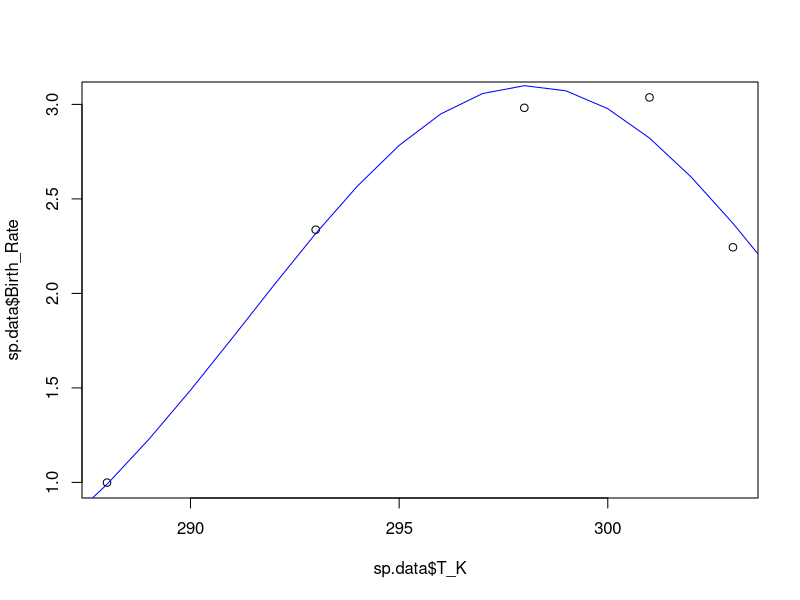
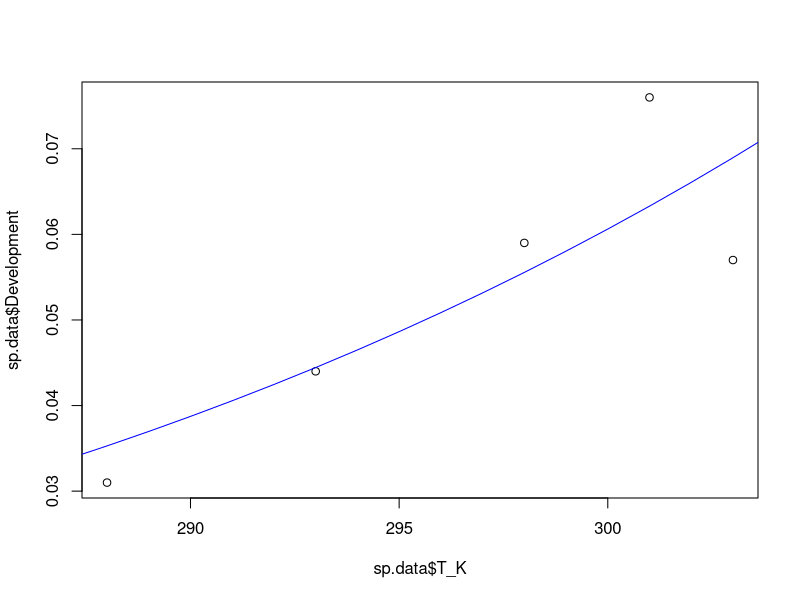

R code for these plots, in order: (Note: this script raises an error after producing the figures.)
###################################################################
#### This R script fits functions to temperature response data ####
###################################################################


# Load packages and set working directory
library(tidyr)
library(ggplot2)
library(dplyr)
library(tidyverse)
setwd(dirname(rstudioapi::getActiveDocumentContext()$path))

# Read data
data <- as.data.frame(read_csv("Temperature response data.csv"))

# Select an insect by removing # in front of name and placing # in front of other species
#sp.data <- subset(data, Species == "Clavigralla shadabi")
#sp.data <- subset(data, Species == "Clavigralla tomentosicollis Benin")
#sp.data <- subset(data, Species == "Clavigralla tomentosicollis Nigeria")
#sp.data <- subset(data, Species == "Clavigralla tomentosicollis Burkina Faso")
#sp.data <- subset(data, Species == "Apolygus lucorum")
#sp.data <- subset(data, Species == "Adelphocoris suturalis")
#sp.data <- subset(data, Species == "Macrosiphum euphorbiae Brazil")
#sp.data <- subset(data, Species == "Aulacorthum solani Brazil")
#sp.data <- subset(data, Species == "Uroleucon ambrosiae")
#sp.data <- subset(data, Species == "Lygus lineolaris")
#sp.data <- subset(data, Species == "Pilophorus typicus")
#sp.data <- subset(data, Species == "Macrolophus pygmaeus on Myzus persicae")
sp.data <- subset(data, Species == "Macrolophus pygmaeus on Trialeurodes vaporariorum")

# Remove columns that do not contain temperature data
sp.data <- sp.data[-c(1:8,12,14,16,18,20,22,24,26,27,29,31,32,34,35,37,39,40,42,44,46,48,49)]


# Set some option for nls and plots
Tmin <- 285 #288
Tmax <- 308 #318
TR <- 293 #298



################################ FECUNDITY #####################################
# NLS
fec <- nls(Birth_Rate ~ bTopt*exp(-((T_K-Toptb)^2)/(2*sb^2)), data=sp.data,
           start=list(bTopt=5, Toptb=TR+2, sb=3))
summary(fec)
# Plot model fits
plot(sp.data$T_K, sp.data$Birth_Rate)
points(seq(Tmin,Tmax,1),coef(fec)[1]*exp(-((seq(Tmin,Tmax,1)-coef(fec)[2])^2)/(2*coef(fec)[3]^2)), type="l", col="blue")



############################### DEVELOPMENT ####################################
# NLS (monotonic response)
dev.mon <- nls(Development ~ xTR*T_K/TR*exp(A*(1/TR-1/T_K)), data=sp.data,
               start=list(xTR=0.01, A=5000))
summary(dev.mon)
# Plot model fits
plot(sp.data$T_K, sp.data$Development)
points(seq(Tmin,Tmax,1), coef(dev.mon)[1]*(seq(Tmin,Tmax,1)/TR)*exp(coef(dev.mon)[2]*(1/TR-1/seq(Tmin,Tmax,1))), type="l", col="blue")


# NLS for development (Sharpe-Schoolfield response)
# estimate all parameters
dev <- nls(Development ~ xTR*(T_K/TR)*exp(A*(1/TR-1/T_K))/(1+exp(AL*(1/TL-1/T_K))+exp(AH*(1/TH-1/T_K))),
              data=sp.data, start=list(xTR=0.01, A=5000, AL=-150000, AH=200000, TL=290, TH=310))
summary(dev)
# Plot model fits
plot(sp.data$T_K, sp.data$Development)
points(seq(Tmin,Tmax,1), coef(dev)[1]*(seq(Tmin,Tmax,1)/TR)*exp(coef(dev)[2]*(1/TR-1/seq(Tmin,Tmax,1)))/
         (1+(exp(coef(dev)[3]*(1/coef(dev)[5]-1/seq(Tmin,Tmax,1)))+exp(coef(dev)[4]*(1/coef(dev)[6]-1/seq(Tmin,Tmax,1))))), type="l", col="blue")

# estimate xTR and A
# NOTE: removed data beyond max development
dev.mon <- nls(Development ~ xTR*T_K/TR*exp(A*(1/TR-1/T_K)), data=sp.data[-c((nrow(sp.data)-1):nrow(sp.data)),],
               start=list(xTR=0.1, A=1000))
summary(dev.mon)
# Plot model fits
plot(sp.data$T_K, sp.data$Development)
points(seq(Tmin,Tmax,1), coef(dev.mon)[1]*(seq(Tmin,Tmax,1)/TR)*exp(coef(dev.mon)[2]*(1/TR-1/seq(Tmin,Tmax,1))), type="l", col="blue")

# estimate AL, AH, TL, and TH
# NOTE: if needed, set AH based on NLS below and run code iteratively until AL and AH do not appreciably change)
dev.SS <- nls(Development ~ coef(dev.mon)[1]*(T_K/TR)*exp(coef(dev.mon)[2]*(1/TR-1/T_K))/(1+exp(AL*(1/TL-1/T_K))+exp(AH*(1/TH-1/T_K))),
              data=sp.data, start=list(AL=-62000, AH=30000, TL=285.2, TH=308.1))
summary(dev.SS)
# Plot model fits
plot(sp.data$T_K, sp.data$Development)
points(seq(Tmin,Tmax,1), coef(dev.mon)[1]*(seq(Tmin,Tmax,1)/TR)*exp(coef(dev.mon)[2]*(1/TR-1/seq(Tmin,Tmax,1)))/
         (1+(exp(coef(dev.SS)[1]*(1/coef(dev.SS)[3]-1/seq(Tmin,Tmax,1)))+exp(coef(dev.SS)[2]*(1/coef(dev.SS)[4]-1/seq(Tmin,Tmax,1))))), type="l", col="blue")

# estimate AL and AH separately from TL and TH if needed
kTL <- 285 #290
kTH <- 305 #310
dev.A <- nls(Development ~ coef(dev.mon)[1]*(T_K/TR)*exp(coef(dev.mon)[2]*(1/TR-1/T_K))/(1+exp(AL*(1/kTL-1/T_K))+exp(AH*(1/kTH-1/T_K))),
              data=sp.data, start=list(AL=-50000, AH=50000))
summary(dev.A)
dev.T <- nls(Development ~ coef(dev.mon)[1]*(T_K/TR)*exp(coef(dev.mon)[2]*(1/TR-1/T_K))/(1+exp(coef(dev.A)[1]*(1/TL-1/T_K))+exp(coef(dev.A)[2]*(1/TH-1/T_K))),
             data=sp.data, start=list(TL=kTL, TH=kTH))
summary(dev.T)
# Plot model fits
plot(sp.data$T_K, sp.data$Development)#, ylim=c(0,0.07))
points(seq(Tmin,Tmax,1), coef(dev.mon)[1]*(seq(Tmin,Tmax,1)/TR)*exp(coef(dev.mon)[2]*(1/TR-1/seq(Tmin,Tmax,1)))/
         (1+(exp(coef(dev.A)[1]*(1/coef(dev.T)[1]-1/seq(Tmin,Tmax,1)))+exp(coef(dev.A)[2]*(1/coef(dev.T)[2]-1/seq(Tmin,Tmax,1))))), type="l", col="blue")

# estimate TH and AH separately from TL and AL if needed
kAL <- -100000
dev.H <- nls(Development ~ coef(dev.mon)[1]*(T_K/TR)*exp(coef(dev.mon)[2]*(1/TR-1/T_K))/(1+exp(kAL*(1/kTL-1/T_K))+exp(AH*(1/TH-1/T_K))),
             data=sp.data, start=list(TH=kTH, AH=50000))
summary(dev.H)
dev.AL <- nls(Development ~ coef(dev.mon)[1]*(T_K/TR)*exp(coef(dev.mon)[2]*(1/TR-1/T_K))/(1+exp(AL*(1/kTL-1/T_K))+exp(coef(dev.H)[2]*(1/coef(dev.H)[1]-1/T_K))),
             data=sp.data, start=list(AL=-100000))
summary(dev.AL)
dev.TL <- nls(Development ~ coef(dev.mon)[1]*(T_K/TR)*exp(coef(dev.mon)[2]*(1/TR-1/T_K))/(1+exp(coef(dev.AL)[1]*(1/TL-1/T_K))+exp(coef(dev.H)[2]*(1/coef(dev.H)[1]-1/T_K))),
             data=sp.data, start=list(TL=kTL))
summary(dev.TL)
# Plot model fits
plot(sp.data$T_K, sp.data$Development)
points(seq(Tmin,Tmax,1), coef(dev.mon)[1]*(seq(Tmin,Tmax,1)/TR)*exp(coef(dev.mon)[2]*(1/TR-1/seq(Tmin,Tmax,1)))/
         (1+(exp(coef(dev.AL)[1]*(1/coef(dev.TL)[1]-1/seq(Tmin,Tmax,1)))+exp(coef(dev.H)[2]*(1/coef(dev.H)[1]-1/seq(Tmin,Tmax,1))))), type="l", col="blue")



################################ MORTALITY #####################################
# Mortality estimated using fit at reference temperature
# NLS for juvenile mortality
mort.J <- nls(Juv_Mortality ~ xTR*exp(A*(1/TR-1/T_K)), data=sp.data,
              start=list(xTR=0.01, A=10000))
summary(mort.J)
# Plot model fits
plot(sp.data$T_K, sp.data$Juv_Mortality)
points(seq(Tmin,Tmax,1), coef(mort.J)[1]*exp(coef(mort.J)[2]*(1/TR-1/seq(Tmin,Tmax,1))), type="l", col="blue")


# NLS for adult mortality
mort.A <- nls(Adult_Mortality ~ xTR*exp(A*(1/TR-1/T_K)), data=sp.data,
              start=list(xTR=0.01, A=1000))
summary(mort.A)
# Plot model fits
plot(sp.data$T_K, sp.data$Adult_Mortality)
points(seq(Tmin,Tmax,1), coef(mort.A)[1]*exp(coef(mort.A)[2]*(1/TR-1/seq(Tmin,Tmax,1))), type="l", col="blue")


# Mortality estimated using data at reference temperature
dJTR <- sp.data[sp.data$T_K==TR,"Juv_Mortality"]
dATR <- sp.data[sp.data$T_K==TR,"Adult_Mortality"]

# NLS for juvenile mortality
mort.J <- nls(Juv_Mortality ~ dJTR*exp(A*(1/TR-1/T_K)), data=sp.data,
              start=list(A=1000))
summary(mort.J)
# Plot model fits
plot(sp.data$T_K, sp.data$Juv_Mortality)
points(seq(Tmin,Tmax,1), dJTR*exp(coef(mort.J)[1]*(1/TR-1/seq(Tmin,Tmax,1))), type="l", col="blue")


# NLS for adult mortality
mort.A <- nls(Adult_Mortality ~ dATR*exp(A*(1/TR-1/T_K)), data=sp.data,
              start=list(A=1000))
summary(mort.A)
# Plot model fits
plot(sp.data$T_K, sp.data$Adult_Mortality)
points(seq(Tmin,Tmax,1), dATR*exp(coef(mort.A)[1]*(1/TR-1/seq(Tmin,Tmax,1))), type="l", col="blue")



########################### R0 (NET REPRODUCTIVE RATE) ##############################
# NLS
fit.R0 <- nls(R0 ~ R0Topt*exp(-((T_K-ToptR0)^2)/(2*sR0^2)), data=sp.data,
           start=list(R0Topt=100, ToptR0=TR, sR0=10))
summary(fit.R0)
# Plot model fits
plot(sp.data$T_K, sp.data$R0)
points(seq(Tmin,Tmax,1),coef(fit.R0)[1]*exp(-((seq(Tmin,Tmax,1)-coef(fit.R0)[2])^2)/(2*coef(fit.R0)[3]^2)), type="l", col="blue")



########################### r (INTRINSIC GROWTH RATE) ###############################
# NLS (monotonic response)
r.mon <- nls(Development ~ xTR*T_K/TR*exp(A*(1/TR-1/T_K)), data=sp.data,
               start=list(xTR=0.01, A=5000))
summary(r.mon)
# Plot model fits
plot(sp.data$T_K, sp.data$Development)
points(seq(Tmin,Tmax,1), coef(r.mon)[1]*(seq(Tmin,Tmax,1)/TR)*exp(coef(r.mon)[2]*(1/TR-1/seq(Tmin,Tmax,1))), type="l", col="blue")


# NLS for development (Sharpe-Schoolfield response)
# estimate all parameters
r <- nls(Development ~ xTR*(T_K/TR)*exp(A*(1/TR-1/T_K))/(1+exp(AL*(1/TL-1/T_K))+exp(AH*(1/TH-1/T_K))),
           data=sp.data, start=list(xTR=0.01, A=5000, AL=-150000, AH=200000, TL=290, TH=310))
summary(r)
# Plot model fits
plot(sp.data$T_K, sp.data$Development)
points(seq(Tmin,Tmax,1), coef(r)[1]*(seq(Tmin,Tmax,1)/TR)*exp(coef(r)[2]*(1/TR-1/seq(Tmin,Tmax,1)))/
         (1+(exp(coef(r)[3]*(1/coef(r)[5]-1/seq(Tmin,Tmax,1)))+exp(coef(r)[4]*(1/coef(r)[6]-1/seq(Tmin,Tmax,1))))), type="l", col="blue")

# estimate xTR and A
# NOTE: removed data beyond max development
r.mon <- nls(Development ~ xTR*T_K/TR*exp(A*(1/TR-1/T_K)), data=sp.data[-c((nrow(sp.data)-1):nrow(sp.data)),],
               start=list(xTR=0.1, A=1000))
summary(r.mon)
# Plot model fits
plot(sp.data$T_K, sp.data$Development)
points(seq(Tmin,Tmax,1), coef(r.mon)[1]*(seq(Tmin,Tmax,1)/TR)*exp(coef(r.mon)[2]*(1/TR-1/seq(Tmin,Tmax,1))), type="l", col="blue")

# estimate AL, AH, TL, and TH
# NOTE: if needed, set AH based on NLS below and run code iteratively until AL and AH do not appreciably change)
r.SS <- nls(Development ~ coef(r.mon)[1]*(T_K/TR)*exp(coef(r.mon)[2]*(1/TR-1/T_K))/(1+exp(AL*(1/TL-1/T_K))+exp(AH*(1/TH-1/T_K))),
              data=sp.data, start=list(AL=-62000, AH=30000, TL=285.2, TH=308.1))
summary(r.SS)
# Plot model fits
plot(sp.data$T_K, sp.data$Development)
points(seq(Tmin,Tmax,1), coef(r.mon)[1]*(seq(Tmin,Tmax,1)/TR)*exp(coef(r.mon)[2]*(1/TR-1/seq(Tmin,Tmax,1)))/
         (1+(exp(coef(r.SS)[1]*(1/coef(r.SS)[3]-1/seq(Tmin,Tmax,1)))+exp(coef(r.SS)[2]*(1/coef(r.SS)[4]-1/seq(Tmin,Tmax,1))))), type="l", col="blue")

# estimate AL and AH separately from TL and TH if needed
kTL <- 285 #290
kTH <- 305 #310
r.A <- nls(Development ~ coef(r.mon)[1]*(T_K/TR)*exp(coef(r.mon)[2]*(1/TR-1/T_K))/(1+exp(AL*(1/kTL-1/T_K))+exp(AH*(1/kTH-1/T_K))),
             data=sp.data, start=list(AL=-50000, AH=50000))
summary(r.A)
r.T <- nls(Development ~ coef(r.mon)[1]*(T_K/TR)*exp(coef(r.mon)[2]*(1/TR-1/T_K))/(1+exp(coef(r.A)[1]*(1/TL-1/T_K))+exp(coef(r.A)[2]*(1/TH-1/T_K))),
             data=sp.data, start=list(TL=kTL, TH=kTH))
summary(r.T)
# Plot model fits
plot(sp.data$T_K, sp.data$Development)#, ylim=c(0,0.07))
points(seq(Tmin,Tmax,1), coef(r.mon)[1]*(seq(Tmin,Tmax,1)/TR)*exp(coef(r.mon)[2]*(1/TR-1/seq(Tmin,Tmax,1)))/
         (1+(exp(coef(r.A)[1]*(1/coef(r.T)[1]-1/seq(Tmin,Tmax,1)))+exp(coef(r.A)[2]*(1/coef(r.T)[2]-1/seq(Tmin,Tmax,1))))), type="l", col="blue")

# estimate TH and AH separately from TL and AL if needed
kAL <- -100000
r.H <- nls(Development ~ coef(r.mon)[1]*(T_K/TR)*exp(coef(r.mon)[2]*(1/TR-1/T_K))/(1+exp(kAL*(1/kTL-1/T_K))+exp(AH*(1/TH-1/T_K))),
             data=sp.data, start=list(TH=kTH, AH=50000))
summary(r.H)
r.AL <- nls(Development ~ coef(r.mon)[1]*(T_K/TR)*exp(coef(r.mon)[2]*(1/TR-1/T_K))/(1+exp(AL*(1/kTL-1/T_K))+exp(coef(r.H)[2]*(1/coef(r.H)[1]-1/T_K))),
              data=sp.data, start=list(AL=-100000))
summary(r.AL)
r.TL <- nls(Development ~ coef(r.mon)[1]*(T_K/TR)*exp(coef(r.mon)[2]*(1/TR-1/T_K))/(1+exp(coef(r.AL)[1]*(1/TL-1/T_K))+exp(coef(r.H)[2]*(1/coef(r.H)[1]-1/T_K))),
              data=sp.data, start=list(TL=kTL))
summary(r.TL)
# Plot model fits
plot(sp.data$T_K, sp.data$Development)
points(seq(Tmin,Tmax,1), coef(r.mon)[1]*(seq(Tmin,Tmax,1)/TR)*exp(coef(r.mon)[2]*(1/TR-1/seq(Tmin,Tmax,1)))/
         (1+(exp(coef(r.AL)[1]*(1/coef(r.TL)[1]-1/seq(Tmin,Tmax,1)))+exp(coef(r.H)[2]*(1/coef(r.H)[1]-1/seq(Tmin,Tmax,1))))), type="l", col="blue")

# Calculate Xmax and Topt for r
Xmax <- 0
Topt <- 0
for(i in 0:100) {
  T <- coef(r.T)[1] + i*(coef(r.T)[2]-coef(r.T)[1])/100
  X.T <- coef(r.mon)[1]*(T/TR)*exp(coef(r.mon)[2]*(1/TR-1/T))/(1+exp(coef(r.A)[1]*(1/coef(r.T)[1]-1/T))+exp(coef(r.A)[2]*(1/coef(r.T)[2]-1/T)))
  if(X.T > Xmax) {Xmax <- X.T
     Topt <- T}}
Xmax
Topt
